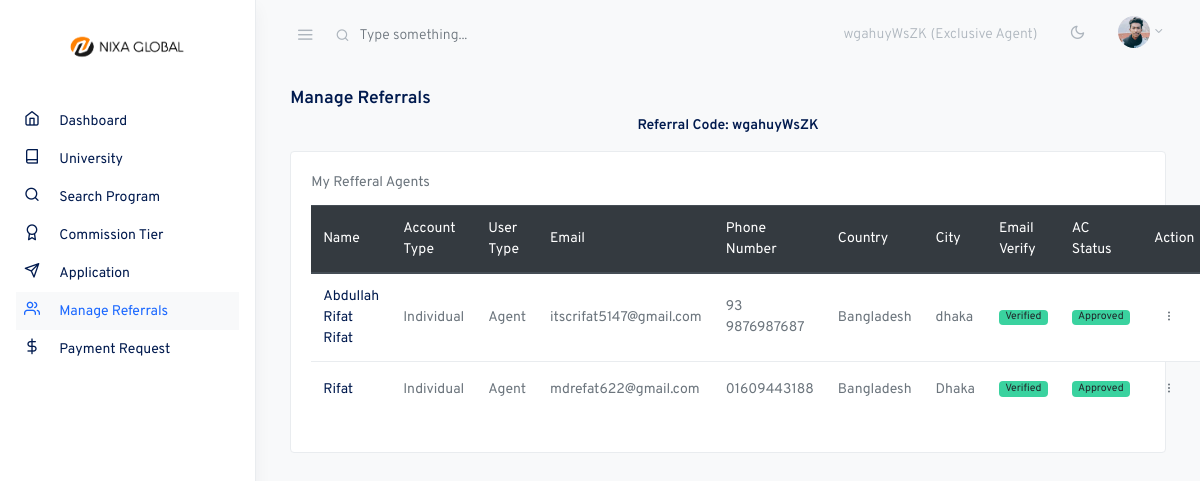
Page /my_agents/ (signed in) on the committed database.
### account/models.py (models this page shows, shortened)
class CustomUser(AbstractUser):
    user_type = models.CharField(max_length=20, choices=UserType.choices, default=UserType.AGENT)
    account_type = models.CharField(max_length=20, choices=AccountType.choices, default=AccountType.INDIVIDUAL)
    email = models.EmailField(unique=True)
    phone_number = models.CharField(max_length=20)
    address = models.CharField(max_length=200)
    country = models.CharField(max_length=100)
    city = models.CharField(max_length=100)
    post_code = models.CharField(max_length=20)
    referral_code = models.CharField(max_length=20, unique=True, blank=True, null=True)
    referred_by = models.ForeignKey('self', on_delete=models.SET_NULL, null=True, blank=True)
    is_verified = models.BooleanField(default=False)
    email_verification_token = models.CharField(max_length=100, blank=True, null=True)
    email_verification_sent_at = models.DateTimeField(null=True, blank=True)
    identification_document = models.ForeignKey('IdentificationDocument', on_delete=models.SET_NULL, null=True, blank=True)
    avatar = models.ImageField(upload_to='avatars/', blank=True)
    company_name = models.CharField(max_length=200, null=True, blank=True)
    profession = models.CharField(max_length=100, null=True, blank=True)
    @property
    def is_agent(self):
        return self.user_type in [UserType.AGENT]
    @property
    def is_admin(self):
        return self.user_type == UserType.ADMIN
    @property
    def is_exclusive_agent(self):
        return self.user_type == UserType.EXCLUSIVE_AGENT
    class Meta:
        verbose_name = "User"
        verbose_name_plural = "     Users"

### core/views.py (the view)
# urls.py: path('my_agents/', views.my_agents, name="my_agents"),
@login_required
@any_user_required
def my_agents(request):
    user = request.user
    if not user.is_admin:
        agents = CustomUser.objects.filter(referred_by=request.user).order_by('-date_joined')
        print(agents)
        context = {
            'agents': agents
        }
        return render(request, 'portal/my_agents.html', context)
    else:
        return redirect('core:dashboard')

### templates/portal/my_agents.html (shortened to what this page needs)
{% extends 'portal/assets/base.html' %}
{% block content %}
<div class="container-fluid">
  <div class="row justify-content-center">
    <div class="col-12">
      <div class="row">
        <div class="col-md-12">
          <h5 class="mb-2">Manage Referrals</h5>
          <div class="text-center mb-3">
            <h6>
              Referral Code: {{request.user.referral_code}}
            </h6>
          </div>
          <div class="card">
            <div class="card-body">
              <div class="card-title">My Refferal Agents</div>
              <table class="table  table-striped">
                <thead class="thead-dark">
                  <tr role="row">
                    <th>Name</th>
                    <th>Account Type</th>
                    <th>User Type</th>
                    <th>Email</th>
                    <th>Phone Number</th>
                    <th>Country</th>
                    <th>City</th>
                    <th>Email Verify</th>
                    <th>AC Status</th>
                    <th>Action</th>
                  </tr>
                </thead>
                <tbody>
                  {% for agent in agents %}
                  <tr>
                    <th scope="col">{{agent.first_name}} {{agent.last_name}}</th>
                    <td>{{agent.account_type}}</td>
                    <td>{{agent.user_type}}</td>
                    <td>{{agent.email}}</td>
                    <td>{{agent.phone_number}}</td>
                    <td>{{agent.country}}</td>
                    <td>{{agent.city}}</td>
                    <td><span class="badge badge-pill {% if agent.is_verified %} badge-success {% else %} badge-warning {% endif %}">{% if agent.is_verified %} Verified {% else %} Not Verified {% endif %}</span></td>
                    <td><span class="badge badge-pill {% if agent.is_active %} badge-success {% else %} badge-warning {% endif %}">{% if agent.is_active %} Approved {% else %} Pending {% endif %}</span></td>
                    <td>
                      <div class="dropdown">
                        <button class="btn btn-sm dropdown-toggle more-vertical" type="button" data-toggle="dropdown" aria-haspopup="true" aria-expanded="false">
                        </button>
                      </div>
                    </td>
                  </tr>
                  {% endfor %}
                </tbody>
              </table>
            </div>
          </div>
        </div>
      </div>
    </div>
  </div>
</div>
{% endblock %}

### templates/portal/assets/navbar.html (shortened to what this page needs)
{% load static %}
<nav class="topnav navbar navbar-light">
    <button type="button" class="navbar-toggler text-muted mt-2 p-0 mr-3 collapseSidebar">
      <i class="fe fe-menu navbar-toggler-icon"></i>
    </button>
    <form class="form-inline mr-auto searchform text-muted">
      <input class="form-control mr-sm-2 bg-transparent border-0 pl-4 text-muted" type="search" placeholder="Type something..." aria-label="Search">
    </form>
    <ul class="nav">
      <li class="nav-item nav-notif">
        <a class="nav-link text-muted my-2">
          {{request.user.referral_code}} ({{request.user.user_type}})
        </a>
      </li>
      <li class="nav-item">
        <a class="nav-link text-muted my-2" href="#" id="modeSwitcher" data-mode="light">
          <i class="fe fe-sun fe-16"></i>
        </a>
      </li>
      <li class="nav-item dropdown">
        <a class="nav-link dropdown-toggle text-muted pr-0" href="#" id="navbarDropdownMenuLink" role="button" data-toggle="dropdown" aria-haspopup="true" aria-expanded="false">
          <span class="avatar avatar-sm mt-2">
            {% if user.avatar %}
                <img src="{{ user.avatar.url }}" alt="..." class="avatar-img rounded-circle">
            {% else %}
                <img src="{% static 'assets/portal/./assets/avatars/face-1.jpg' %}" alt="..." class="avatar-img rounded-circle">
            {% endif %}
          </span>
        </a>
      </li>
    </ul>
  </nav>

### static/assets/portal/css/feather.css (style rules this page uses)
.fe { font-family: "feather" !important; speak: none; font-style: normal; font-weight: normal; font-variant: normal; text-transform: none; line-height: 1; -webkit-font-smoothing: antialiased; -moz-osx-font-smoothing: grayscale; }
.fe-16 { font-size: 16px; }
.fe-menu:before { content: ""; }
.fe-sun:before { content: ""; }

### rows in the picture
CustomUser: user.referral_code "wgahuyWsZK", user.user_type "Exclusive Agent", avatar (picture)
CustomUser: first_name "Abdullah Rifat", last_name "Rifat", account_type "Individual", user_type "Agent", email "itscrifat5147@gmail.com", phone_number "93 9876987687", country "Bangladesh", city "dhaka", is_verified "Verified", is_active "Approved"
CustomUser: first_name "Rifat", account_type "Individual", user_type "Agent", email "mdrefat622@gmail.com", phone_number "01609443188", country "Bangladesh", city "Dhaka", is_verified "Verified", is_active "Approved"
